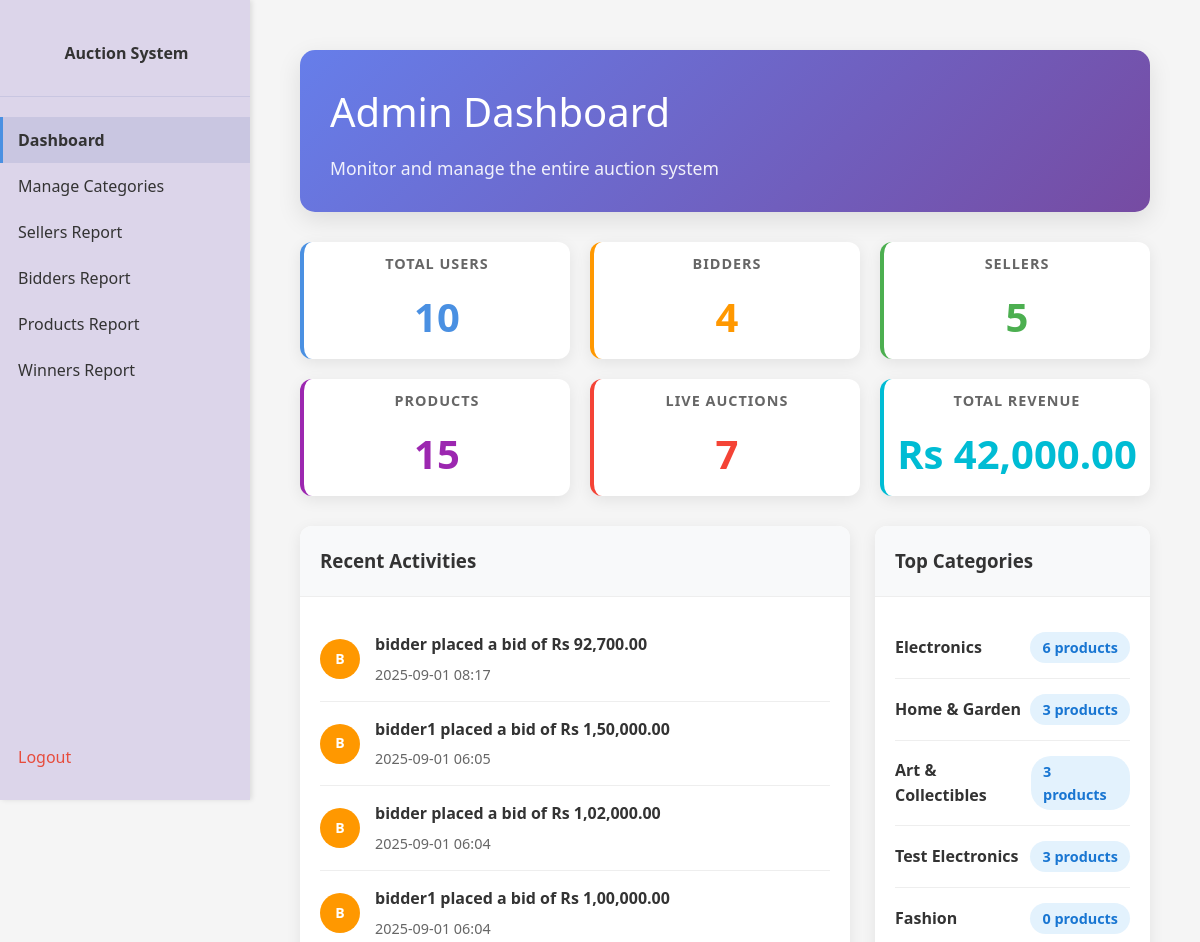
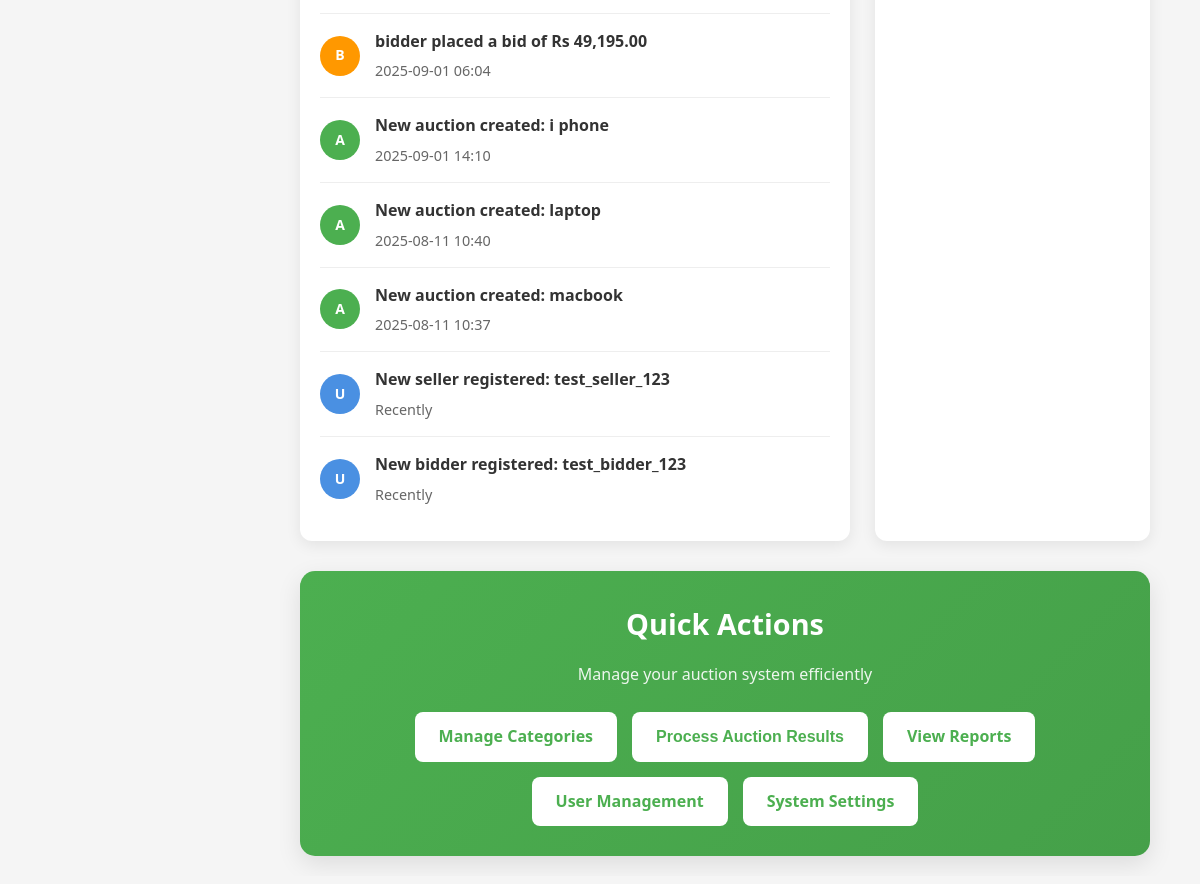
The page /admin/dashboard (signed in) on the database its author committed (2 pictures, top to bottom).
### app/models.py (models this page shows, shortened)
class Bid(db.Model):
    __tablename__ = 'bids'
    id = db.Column(db.Integer, primary_key=True)
    auction_id = db.Column(db.Integer, db.ForeignKey('auctions.id'), nullable=False)
    bidder_id = db.Column(db.Integer, db.ForeignKey('users.id'), nullable=False)
    bid_amount = db.Column(db.Float, nullable=False)
    bid_time = db.Column(db.DateTime, default=datetime.now)

class User(db.Model):
    __tablename__ = 'users'
    id = db.Column(db.Integer, primary_key=True)
    username = db.Column(db.String(80), unique=True, nullable=False)
    email = db.Column(db.String(120), unique=True, nullable=False)
    password_hash = db.Column(db.String(256), nullable=False)
    role = db.Column(db.String(20), nullable=False)  # 'bidder' or 'seller'
    status = db.Column(db.String(20), nullable=False, default='pending')  # 'pending', 'accepted', 'rejected'
    created_at = db.Column(db.DateTime, default=datetime.now)
    products = db.relationship('Product', backref='seller', lazy=True)
    bids = db.relationship('Bid', backref='bidder', lazy=True)
    won_auctions = db.relationship('AuctionResult', backref='winner', lazy=True)
    search_history = db.relationship('SearchHistory', backref='user', lazy=True)

class Auction(db.Model):
    __tablename__ = 'auctions'
    id = db.Column(db.Integer, primary_key=True)
    product_id = db.Column(db.Integer, db.ForeignKey('products.id'), nullable=False)
    start_date = db.Column(db.DateTime, nullable=False)
    end_date = db.Column(db.DateTime, nullable=False)
    type = db.Column(db.String(20), nullable=False, default='auction')  # auction, buy_now, etc.
    created_at = db.Column(db.DateTime, default=datetime.utcnow)
    bids = db.relationship('Bid', backref='auction', lazy=True)
    result = db.relationship('AuctionResult', backref='auction', uselist=False, lazy=True)
    @property
    def status(self):
        now = datetime.now()  # Use local time instead of UTC
        if now < self.start_date:
            return 'upcoming'
        elif now >= self.start_date and now < self.end_date:
            return 'live'
        else:
            return 'ended'

class Product(db.Model):
    __tablename__ = 'products'
    id = db.Column(db.Integer, primary_key=True)
    name = db.Column(db.String(200), nullable=False)
    starting_bid = db.Column(db.Float, nullable=False)
    reserve_price = db.Column(db.Float, nullable=True)
    description = db.Column(db.Text, nullable=True)
    keywords = db.Column(db.String(255), nullable=True)
    minimum_interval = db.Column(db.Float, nullable=False, default=1.0)  # Minimum bid increment
    category_id = db.Column(db.Integer, db.ForeignKey('categories.id'), nullable=False)
    subcategory_id = db.Column(db.Integer, db.ForeignKey('subcategories.id'), nullable=False)
    seller_id = db.Column(db.Integer, db.ForeignKey('users.id'), nullable=False)
    image_url = db.Column(db.String(255), nullable=True)  # Store the path to the uploaded image
    created_at = db.Column(db.DateTime, default=datetime.now)
    auctions = db.relationship('Auction', backref='product', lazy=True)

class Category(db.Model):
    __tablename__ = 'categories'
    id = db.Column(db.Integer, primary_key=True)
    name = db.Column(db.String(100), nullable=False, unique=True)
    subcategories = db.relationship('Subcategory', backref='category', lazy=True)
    products = db.relationship('Product', backref='category', lazy=True)

### app/admin.py (the view)
@admin.route('/admin/dashboard')
@login_required
@role_required('admin')
def admin_dashboard():
    total_users = User.query.count()
    total_bidders = User.query.filter_by(role='bidder').count()
    total_sellers = User.query.filter_by(role='seller').count()
    total_products = Product.query.count()
    total_categories = Category.query.count()
    total_subcategories = Subcategory.query.count()
    all_auctions = Auction.query.all()
    live_auctions = [a for a in all_auctions if a.status == 'live']
    upcoming_auctions = [a for a in all_auctions if a.status == 'upcoming']
    ended_auctions = [a for a in all_auctions if a.status == 'ended']
    total_bids = Bid.query.count()
    total_revenue = 0
    for auction in ended_auctions:
        if auction.bids:
            highest_bid = max(auction.bids, key=lambda x: x.bid_amount)
            total_revenue += highest_bid.bid_amount
    recent_users = User.query.order_by(User.id.desc()).limit(5).all()
    recent_auctions = Auction.query.order_by(Auction.created_at.desc()).limit(5).all()
    recent_bids = Bid.query.order_by(Bid.bid_time.desc()).limit(10).all()
    category_stats = []
    for category in Category.query.all():
        category_products = Product.query.filter_by(category_id=category.id).count()
        category_stats.append({
            'name': category.name,
            'products': category_products
        })
    category_stats.sort(key=lambda x: x['products'], reverse=True)
    top_categories = category_stats[:5]
    return render_template('admin_dashboard.html',
                         total_users=total_users,
                         total_bidders=total_bidders,
                         total_sellers=total_sellers,
                         total_products=total_products,
                         total_categories=total_categories,
                         total_subcategories=total_subcategories,
                         live_auctions=len(live_auctions),
                         upcoming_auctions=len(upcoming_auctions),
                         ended_auctions=len(ended_auctions),
                         total_bids=total_bids,
                         total_revenue=total_revenue,
                         recent_users=recent_users,
                         recent_auctions=recent_auctions,
                         recent_bids=recent_bids,
                         top_categories=top_categories,
                         format_indian_currency=format_indian_currency)

### app/utils.py (called while the page is built)
def format_indian_currency(amount):
    if amount is None:
        return "Rs 0.00"
    amount_str = f"{amount:.2f}"
    parts = amount_str.split('.')
    integer_part = parts[0]
    decimal_part = parts[1]
    if len(integer_part) <= 3:
        formatted_integer = integer_part
    else:
        last_three = integer_part[-3:]
        remaining = integer_part[:-3]
        formatted_remaining = ""
        for i in range(len(remaining)):
            if i > 0 and i % 2 == 0:
                formatted_remaining = "," + formatted_remaining
            formatted_remaining = remaining[-(i+1)] + formatted_remaining
        formatted_integer = formatted_remaining + "," + last_three
    return f"Rs {formatted_integer}.{decimal_part}"

def login_required(f):
    @wraps(f)
    def decorated_function(*args, **kwargs):
        if 'user_id' not in session:
            return redirect(url_for('main.home'))
        return f(*args, **kwargs)
    return decorated_function

def role_required(role):
    def decorator(f):
        @wraps(f)
        def decorated_function(*args, **kwargs):
            if 'user_id' not in session or session.get('role') != role:
                return redirect(url_for('main.home'))
            return f(*args, **kwargs)
        return decorated_function
    return decorator

### app/templates/admin_dashboard.html (shortened to what this page needs)
<!DOCTYPE html>
<html>
<head>
    <link rel="stylesheet" href="{{ url_for('static', filename='style.css') }}">
</head>
<body>
    <div class="sidenav">
        <div class="brand">
            <a href="{{ url_for('main.home') }}">Auction System</a>
        </div>
        <a href="{{ url_for('admin.admin_dashboard') }}" class="active">Dashboard</a>
        <a href="{{ url_for('admin.admin_categories') }}">Manage Categories</a>
        <a href="{{ url_for('admin.admin_sellers_report') }}">Sellers Report</a>
        <a href="{{ url_for('admin.admin_bidders_report') }}">Bidders Report</a>
        <a href="{{ url_for('admin.admin_products_report') }}">Products Report</a>
        <a href="{{ url_for('admin.admin_winners_report') }}">Winners Report</a>
        <div class="logout">
            <a href="{{ url_for('auth.logout') }}">Logout</a>
        </div>
    </div>
    <div class="content">
        <div class="dashboard-container">
            <div class="welcome-section">
                <h1>Admin Dashboard</h1>
                <p>Monitor and manage the entire auction system</p>
            </div>
            <div class="stats-grid">
                <div class="stat-card users">
                    <h3>Total Users</h3>
                    <p class="stat-number">{{ total_users }}</p>
                </div>
                <div class="stat-card bidders">
                    <h3>Bidders</h3>
                    <p class="stat-number">{{ total_bidders }}</p>
                </div>
                <div class="stat-card sellers">
                    <h3>Sellers</h3>
                    <p class="stat-number">{{ total_sellers }}</p>
                </div>
                <div class="stat-card products">
                    <h3>Products</h3>
                    <p class="stat-number">{{ total_products }}</p>
                </div>
                <div class="stat-card auctions">
                    <h3>Live Auctions</h3>
                    <p class="stat-number">{{ live_auctions }}</p>
                </div>
                <div class="stat-card revenue">
                    <h3>Total Revenue</h3>
                    <p class="stat-number">{{ format_indian_currency(total_revenue) }}</p>
                </div>
            </div>
            <div class="dashboard-sections">
                <div class="main-section">
                    <div class="section-header">
                        <h3>Recent Activities</h3>
                    </div>
                    <div class="section-content">
                        {% if recent_bids or recent_auctions or recent_users %}
                            {% for bid in recent_bids[:5] %}
                            <div class="activity-item">
                                <div class="activity-icon bid">B</div>
                                <div class="activity-details">
                                    <div class="activity-title">{{ bid.bidder.username }} placed a bid of {{ format_indian_currency(bid.bid_amount) }}</div>
                                    <div class="activity-time">{{ bid.bid_time.strftime('%Y-%m-%d %H:%M') }}</div>
                                </div>
                            </div>
                            {% endfor %}
                            {% for auction in recent_auctions[:3] %}
                            <div class="activity-item">
                                <div class="activity-icon auction">A</div>
                                <div class="activity-details">
                                    <div class="activity-title">New auction created: {{ auction.product.name }}</div>
                                    <div class="activity-time">{{ auction.created_at.strftime('%Y-%m-%d %H:%M') }}</div>
                                </div>
                            </div>
                            {% endfor %}
                            {% for user in recent_users[:2] %}
                            <div class="activity-item">
                                <div class="activity-icon user">U</div>
                                <div class="activity-details">
                                    <div class="activity-title">New {{ user.role }} registered: {{ user.username }}</div>
                                    <div class="activity-time">Recently</div>
                                </div>
                            </div>
                            {% endfor %}
                        {% else %}
                            <div class="empty-state">
                                <h3>No Recent Activities</h3>
                                <p>No recent activities to display.</p>
                            </div>
                        {% endif %}
                    </div>
                </div>
                <div class="main-section">
                    <div class="section-header">
                        <h3>Top Categories</h3>
                    </div>
                    <div class="section-content">
                        {% if top_categories %}
                            {% for category in top_categories %}
                            <div class="category-item">
                                <span class="category-name">{{ category.name }}</span>
                                <span class="category-count">{{ category.products }} products</span>
                            </div>
                            {% endfor %}
                        {% else %}
                            <div class="empty-state">
                                <h3>No Categories</h3>
                                <p>No categories found.</p>
                            </div>
                        {% endif %}
                    </div>
                </div>
            </div>
            <div class="quick-actions">
                <h2>Quick Actions</h2>
                <p>Manage your auction system efficiently</p>
                <div class="action-buttons">
                    <a href="{{ url_for('admin.admin_categories') }}" class="btn-admin">Manage Categories</a>
                    <button id="processResultsBtn" class="btn-admin">Process Auction Results</button>
                    <a href="#" class="btn-admin">View Reports</a>
                    <a href="#" class="btn-admin">User Management</a>
                    <a href="#" class="btn-admin">System Settings</a>
                </div>
            </div>
        </div>
    </div>
</body>
</html>

### app/static/style.css (style rules this page uses)
* { box-sizing: border-box; }
body { margin: 0; padding: 0; font-family: 'Segoe UI', Arial, sans-serif; display: flex; flex-direction: column; background-color: #f5f5f5; color: #333; min-height: 100vh; overflow-x: hidden; }
.content { padding: 30px; flex: 1; line-height: 1.6; width: 100%; box-sizing: border-box; margin: 0 auto; margin-left: 250px; max-width: calc(100vw - 250px); overflow-x: hidden; }
.sidenav { height: 100vh; width: 250px; position: fixed; z-index: 1; top: 0; left: 0; background-color: #dcd5ea; overflow-x: hidden; padding-top: 20px; box-shadow: 2px 0 5px rgba(0,0,0,0.1); }
.sidenav .brand { padding: 10px 15px 20px 15px; font-size: 20px; font-weight: bold; color: #333; border-bottom: 1px solid #c9c6e1; margin-bottom: 20px; text-align: center; }
.sidenav .brand a { color: #333; text-decoration: none; }
.sidenav a { padding: 12px 15px; text-decoration: none; font-size: 16px; color: #333; display: block; transition: 0.3s; border-left: 3px solid transparent; }
.sidenav a.active { background-color: #c9c6e1; border-left: 3px solid #4a90e2; font-weight: bold; }
.sidenav .logout { position: absolute; bottom: 20px; width: 100%; }
.sidenav .logout a { color: #e74c3c; }
.dashboard-container { padding: 20px; max-width: 1400px; margin: 0 auto; width: 100%; box-sizing: border-box; overflow-x: hidden; }
.welcome-section { background: linear-gradient(135deg, #667eea 0%, #764ba2 100%); color: white; padding: 30px; border-radius: 15px; margin-bottom: 30px; box-shadow: 0 8px 25px rgba(0,0,0,0.1); }
.welcome-section h1 { margin: 0 0 10px 0; font-size: 2.5em; font-weight: 300; }
.welcome-section p { margin: 0; font-size: 1.1em; opacity: 0.9; }
.stats-grid { display: grid; grid-template-columns: repeat(auto-fit, minmax(250px, 1fr)); gap: 20px; margin-bottom: 30px; width: 100%; box-sizing: border-box; }
.stat-card { background: white; padding: 10px; border-radius: 12px; box-shadow: 0 4px 15px rgba(0,0,0,0.08); border-left: 4px solid #4a90e2; transition: transform 0.3s ease, box-shadow 0.3s ease; }
.stat-card h3 { margin: 0 0 10px 0; color: #666; font-size: 0.9em; text-transform: uppercase; letter-spacing: 1px; }
.stat-number { font-size: 2.5em; font-weight: bold; color: #333; margin: 0; }

### rows shown on the page
Bid: bidder.username "bidder", bid_amount "Rs 92,700.00", bid_time "2025-09-01 08:17"
Bid: bidder.username "bidder1", bid_amount "Rs 1,50,000.00", bid_time "2025-09-01 06:05"
Bid: bidder.username "bidder", bid_amount "Rs 1,02,000.00", bid_time "2025-09-01 06:04"
Bid: bidder.username "bidder1", bid_amount "Rs 1,00,000.00", bid_time "2025-09-01 06:04"
Bid: bidder.username "bidder", bid_amount "Rs 49,195.00", bid_time "2025-09-01 06:04"
Auction: product.name "i phone", created_at "2025-09-01 14:10"
Auction: product.name "laptop", created_at "2025-08-11 10:40"
Auction: product.name "macbook", created_at "2025-08-11 10:37"
User: role "seller", username "test_seller_123"
User: role "bidder", username "test_bidder_123"
Category: name "Electronics", products "6"
Category: name "Home & Garden", products "3"
Category: name "Art & Collectibles", products "3"
Category: name "Test Electronics", products "3"
Category: name "Fashion", products "0"

### other values the page prints
{{ total_users }} "10"
{{ total_bidders }} "4"
{{ total_sellers }} "5"
{{ total_products }} "15"
{{ live_auctions }} "7"
